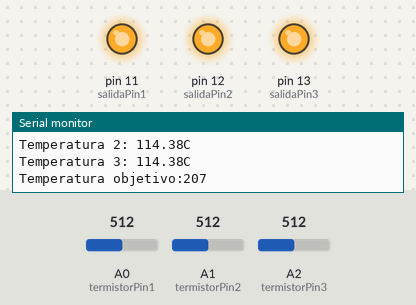
The sketch below on a simulated Arduino Uno, built with avr-gcc and run on an emulated ATmega328P. On the bench: output pins drawn as LEDs (lit = HIGH), the last lines printed to the serial monitor. The inputs (shaded band) are chosen by the test bench; at power-on: A0 (termistorPin1) = 512, A1 (termistorPin2) = 512, A2 (termistorPin3) = 512.

Above: at 1.2 s.
1.3 s: A0 (termistorPin1) set to 137
4.3 s: A0 (termistorPin1) set to 117
At 5.5 s:
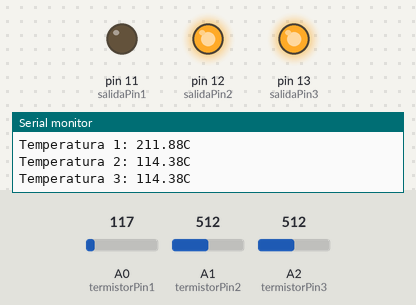
5.8 s: A1 (termistorPin2) set to 136
7.3 s: A1 (termistorPin2) set to 115
At 8.5 s:
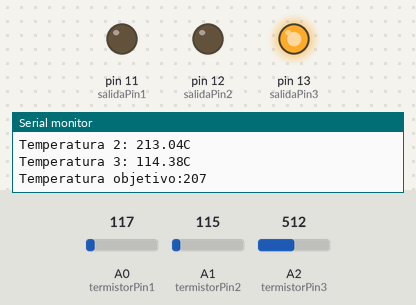
8.8 s: A2 (termistorPin3) set to 134
10.3 s: A2 (termistorPin3) set to 113
At 11.4 s:
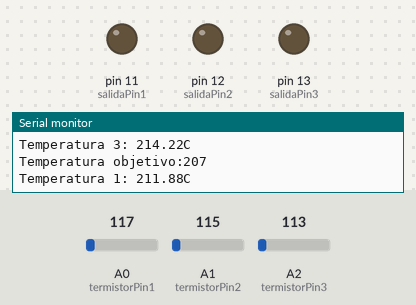
Timing chart, 0 to 12.8 s (numbered marks = the images above; inputs shaded):
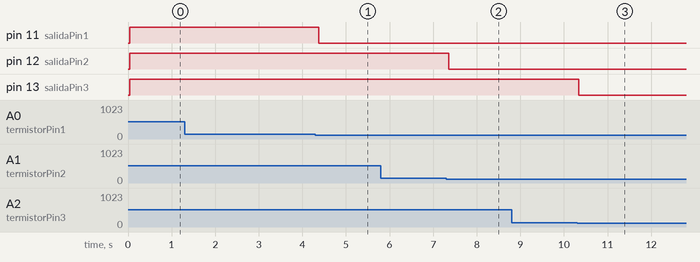

The sketch:

multiples_extrusores.ino
```cpp
const int termistorPin1 = A0;
const int termistorPin2 = A1;
const int termistorPin3 = A2;
const int salidaPin1 = 11;     // Pin digital para la salida
const int salidaPin2 = 12;
const int salidaPin3 = 13;

// Cargar la temperatura por defecto a la que quieres que se mantengan los extrusores
int temperaturaRequerida = 207;


// Valores de resistencia conocidos del termistor y la resistencia de referencia
const float resistenciaConocida = 100000.0;  // Resistencia del termistor en ohmios (100k)
const float resistenciaReferencia = 4700;  // Resistencia de referencia en ohmios (4.7k)

void setup() {
  Serial.begin(9600);
  pinMode(salidaPin1, OUTPUT);
  pinMode(salidaPin2, OUTPUT);
  pinMode(salidaPin3, OUTPUT);
}

void loop() {
  // Bluetooth

   char C = Serial.read();  //lee comandos de letras desde el celular por app inventor

  if(C == 'T') //si oprimo mas temperatura el objetivo de temperatura a alcanzar sube en +1
    {
      temperaturaRequerida++;
      }
     else if(C == 't')
     {
      temperaturaRequerida--;
      }

  // Leer los valores de los termistores
  int valorTermistor1 = analogRead(termistorPin1);
  int valorTermistor2 = analogRead(termistorPin2);
  int valorTermistor3 = analogRead(termistorPin3);

  // Convertir el valor a resistencia usando la ley de Ohm
  float resistenciaTermistor1 = resistenciaReferencia / (1023.0 / valorTermistor1 - 1.0);
  float resistenciaTermistor2 = resistenciaReferencia / (1023.0 / valorTermistor2 - 1.0);
  float resistenciaTermistor3 = resistenciaReferencia / (1023.0 / valorTermistor3 - 1.0);

  // Calcular la temperatura en grados Celsius utilizando la ecuación de Steinhart-Hart
  float temperaturaCelsius1 = 1.0 / ((log(resistenciaTermistor1 / resistenciaConocida) / 3950.0) + (1.0 / 298.15)) - 273.15;
  float temperaturaCelsius2 = 1.0 / ((log(resistenciaTermistor2 / resistenciaConocida) / 3950.0) + (1.0 / 298.15)) - 273.15;
  float temperaturaCelsius3 = 1.0 / ((log(resistenciaTermistor3 / resistenciaConocida) / 3950.0) + (1.0 / 298.15)) - 273.15;

  // Mostrar la temperatura en el puerto serie (puedes omitir esto si no es necesario)
  Serial.print("Temperatura 1: ");
  Serial.print(temperaturaCelsius1);
  Serial.println("C");
  Serial.print("Temperatura 2: ");
  Serial.print(temperaturaCelsius2);
  Serial.println("C");
  Serial.print("Temperatura 3: ");
  Serial.print(temperaturaCelsius3);
  Serial.println("C");
  Serial.print("Temperatura objetivo:");
  Serial.println(temperaturaRequerida);


  // Lógica para activar o desactivar la salida en función de la temperatura

  // Extrusor 1
  if (temperaturaCelsius1 < temperaturaRequerida) {
    digitalWrite(salidaPin1, HIGH);  // Activar la salida
  } else{
    digitalWrite(salidaPin1, LOW);   // Desactivar la salida
  }
  // Extrusor 2
  if (temperaturaCelsius2 < temperaturaRequerida) {
    digitalWrite(salidaPin2, HIGH);  // Activar la salida
  } else{
    digitalWrite(salidaPin2, LOW);   // Desactivar la salida
  }
  // Extrusor 3
  if (temperaturaCelsius3 < temperaturaRequerida) {
    digitalWrite(salidaPin3, HIGH);  // Activar la salida
  } else{
    digitalWrite(salidaPin3, LOW);   // Desactivar la salida
  }


    delay(100);
}
```

Measured:
- the behaviour switches between 126 and 125 on A0 (termistorPin1) (found by bisection; images 0 and 1)
- the behaviour switches between 126 and 125 on A1 (termistorPin2) (found by bisection; images 1 and 2)
- the behaviour switches between 126 and 125 on A2 (termistorPin3) (found by bisection; images 2 and 3)
- after the input at 4.3 s, pin 11 (salidaPin1): HIGH → LOW after 0.08 s
- after the input at 7.3 s, pin 12 (salidaPin2): HIGH → LOW after 0.06 s
- after the input at 10.3 s, pin 13 (salidaPin3): HIGH → LOW at once
